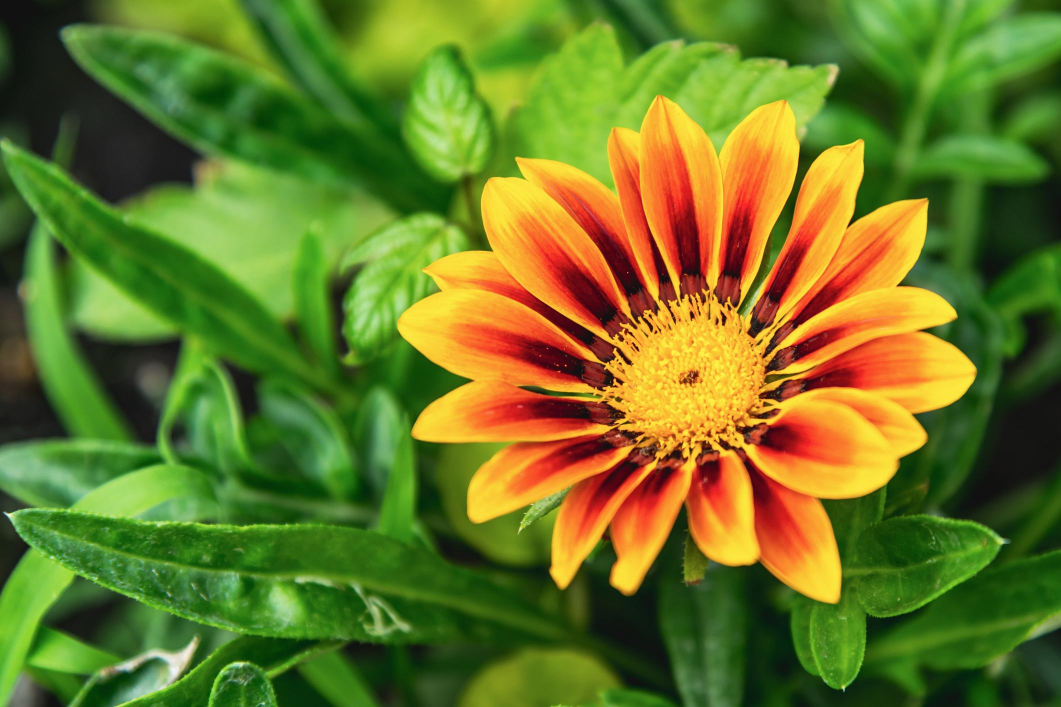
#> input picture Computer Vision lab expeiments/exp10.py/image.jpg, 2121 x 1414 px (shown at 1/2 size)
$ python exp10.py
#> lines starting #> are read from the running program, lines starting #| are printed output that depends on the picture

import cv2

# Read the input image
img = cv2.imread("image.jpg")
#> img is the input picture: shape (1414, 2121, 3); mean B, G, R 36.7, 119.9, 104.6

if img is None:
    print("Image not found! Keep image.jpg in the same folder.")
else:
    # Resize while maintaining the original aspect ratio
    height, width = img.shape[:2]
#> height = 1414; width = 2121
    new_width = 500
    new_height = int(height * new_width / width)
#> new_height = 333

    img = cv2.resize(img, (new_width, new_height))
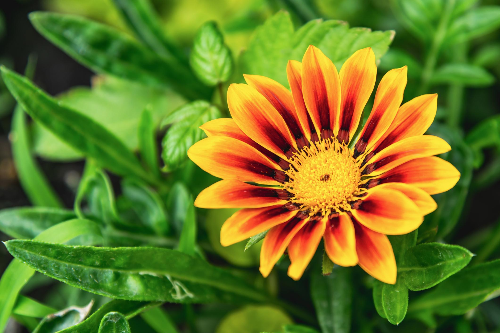
#> img: shape (333, 500, 3); mean B, G, R 36.6, 119.8, 104.5

    # Rotate image 90 degrees clockwise
    rotated = cv2.rotate(img, cv2.ROTATE_90_CLOCKWISE)
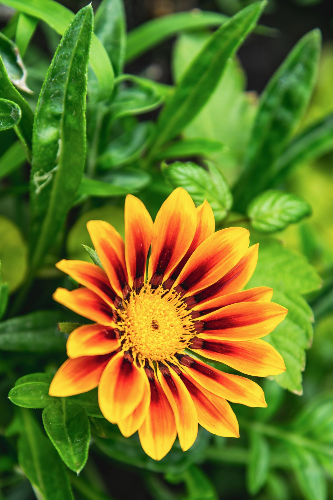
#> rotated: shape (500, 333, 3); mean B, G, R 36.6, 119.8, 104.5

    # Display original and rotated images
    cv2.imshow("1. ORIGINAL IMAGE", img)
    cv2.imshow("2. ROTATED IMAGE - 90 DEGREE CLOCKWISE", rotated)

    print("Original image size:", img.shape[1], "x", img.shape[0])
#| Original image size: 500 x 333
    print("Rotated image size:", rotated.shape[1], "x", rotated.shape[0])
#| Rotated image size: 333 x 500

    cv2.waitKey(0)
    cv2.destroyAllWindows()
